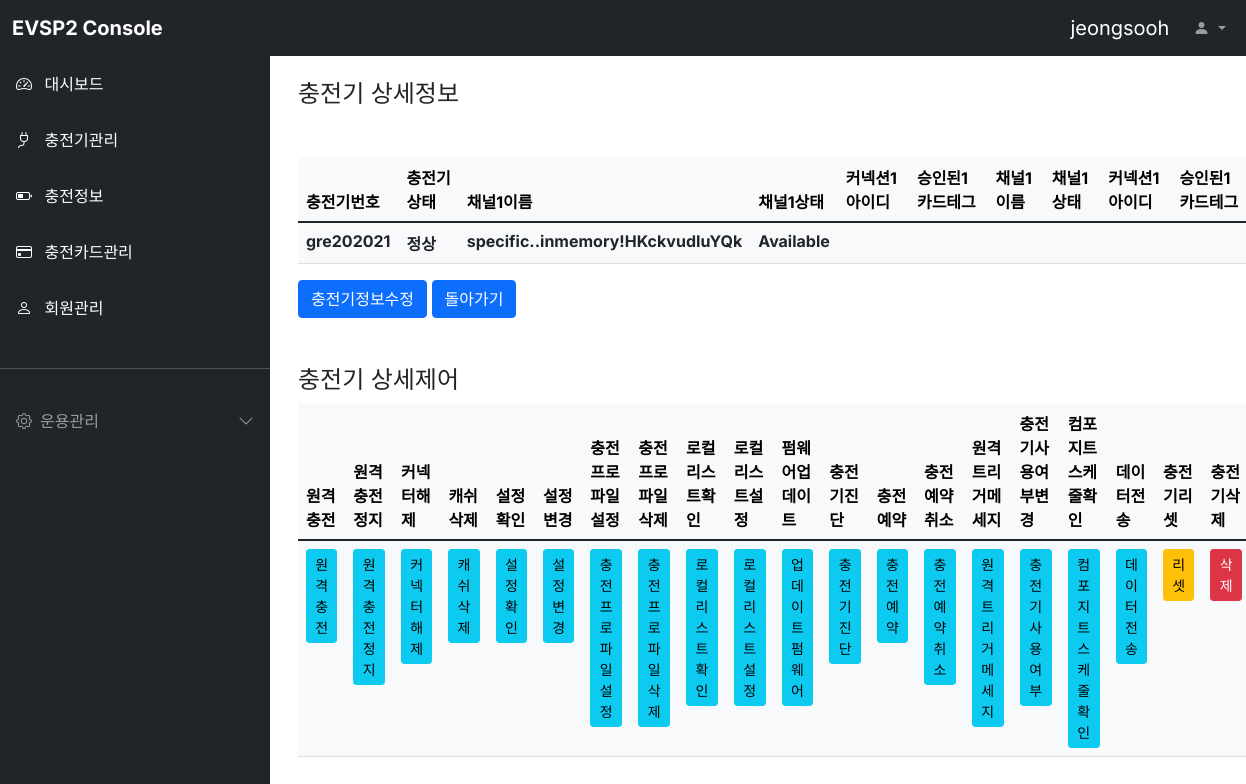
The app's page /clients/1/ (signed in), older data.
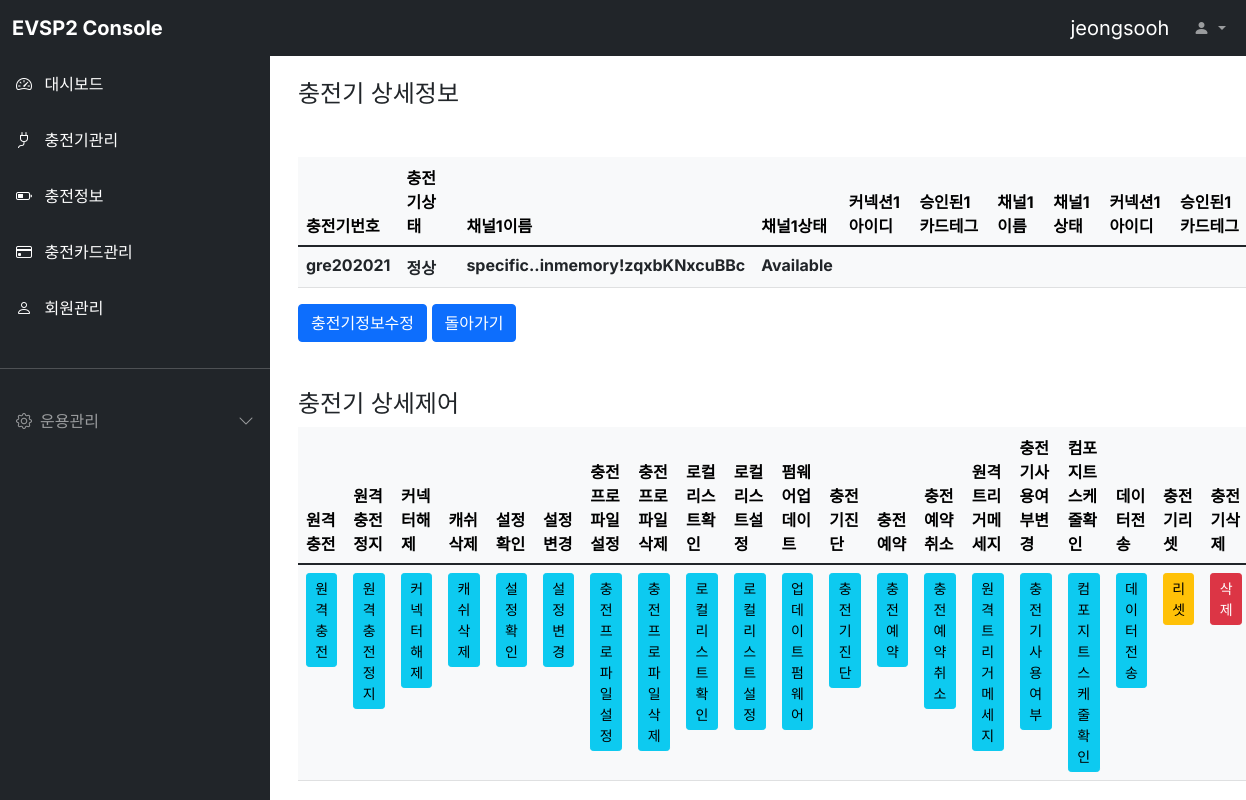
The same page, newer data.
### clients/models.py (models this page shows, shortened)
class Clients(models.Model):
  cpnumber = models.CharField(max_length=64, blank=True, verbose_name='충전기번호')
  cpstatus = models.CharField(max_length=64, blank=True, verbose_name='충전기상태')
  check_dttm = models.DateTimeField(blank=True, null=True, verbose_name='확인일시')
  channel_name_1 = models.CharField(max_length=64, blank=True, verbose_name='채널1이름')
  channel_status_1 = models.CharField(max_length=64, blank=True, verbose_name='채널1상태')
  connection_id_1 = models.CharField(max_length=256, blank=True, null=True, verbose_name='커넥션1아이디')
  authorized_tag_1 = models.CharField(max_length=64, blank=True, verbose_name='승인된1카드테그')
  channel_name_2 = models.CharField(max_length=64, blank=True, verbose_name='채널2이름')
  channel_status_2 = models.CharField(max_length=64, blank=True, verbose_name='채널2상태')
  connection_id_2 = models.CharField(max_length=256, blank=True, verbose_name='커넥션2아이디')
  authorized_tag_2 = models.CharField(max_length=64, blank=True, verbose_name='승인된2카드테그')
  class Meta:
    db_table = 'evsp2_clients'
    verbose_name = '충전기채널'
    verbose_name_plural = '충전기채널'

### clients/views.py (the view)
# urls.py: path('<int:pk>/', views.ClientsDetail.as_view()),
class ClientsDetail(DetailView):
  template_name='clients_detail.html'
  queryset = Clients.objects.all()
  context_object_name = 'clients'
  def get_context_data(self, **kwargs):
    context = super().get_context_data(**kwargs)
    user_id = self.request.session['user']
    context['loginuser'] = user_id
    return context

### clients/templates/clients_detail.html (shortened to what the changed rows need)
{% extends "base.html" %}
{% block head %}
<link rel="stylesheet" href="../../../static/style.css" />
{% endblock %}
{% block contents %}
<div class="container mt-3 mx-3">
  <div class="row mt-5">
    <div class="col-12">
      <table class="table table-light">
        <thead class="thead-light">
          <tr>
            <th scope="col">충전기번호</th>
            <th scope="col">충전기상태</th>
            <th scope="col">채널1이름</th>
            <th scope="col">채널1상태</th>
            <th scope="col">커넥션1아이디</th>
            <th scope="col">승인된1카드테그</th>
            <th scope="col">채널1이름</th>
            <th scope="col">채널1상태</th>
            <th scope="col">커넥션1아이디</th>
            <th scope="col">승인된1카드테그</th>
          </tr>
        </thead>
        <tbody class="text-dark">
          <tr>
            <th>{{ clients.cpnumber }}</th>
            <th>{{ clients.cpstatus }}</th>
            <th>{{ clients.channel_name_1 }}</th>
            <th>{{ clients.channel_status_1 }}</th>
            <th>{{ clients.connection_id_1 }}</th>
            <th>{{ clients.authorized_tag_1 }}</th>
            <th>{{ clients.channel_name_2 }}</th>
            <th>{{ clients.channel_status_2 }}</th>
            <th>{{ clients.connection_id_2 }}</th>
            <th>{{ clients.authorized_tag_2 }}</th>
          </tr>
        </tbody>
      </table>
    </div>
  </div>
  <div class="row mt-5">
    <div class="col-12">
      <table class="table table-light">
        <thead class="thead-light">
          <tr>
            <th scope="col">원격충전</th>
            <th scope="col">원격충전정지</th>
            <th scope="col">커넥터해제</th>
            <th scope="col">캐쉬삭제</th>
            <th scope="col">설정확인</th>
            <th scope="col">설정변경</th>
            <th scope="col">충전프로파일설정</th>
            <th scope="col">충전프로파일삭제</th>
            <th scope="col">로컬리스트확인</th>
            <th scope="col">로컬리스트설정</th>
            <th scope="col">펌웨어업데이트</th>
            <th scope="col">충전기진단</th>
            <th scope="col">충전예약</th>
            <th scope="col">충전예약취소</th>
            <th scope="col">원격트리거메세지</th>
            <th scope="col">충전기사용여부변경</th>
            <th scope="col">컴포지트스케줄확인</th>
            <th scope="col">데이터전송</th>
            <th scope="col">충전기리셋</th>
            <th scope="col">충전기삭제</th>
          </tr>
        </thead>
        <tbody class="text-dark">
          <tr>
            <th><a class="btn btn-primary btn-sm btn-info" id="clients-{{ clients.id }}"
              href="/clients/{{ clients.id }}/remo_scs_cpf" target="_self">원격충전</a></th>
            <th><a class="btn btn-primary btn-sm btn-info" id="clients-{{ clients.id }}"
              href="/clients/{{ clients.id }}/remo_stop_cs" target="_self">원격충전정지</a></th>
            <th><a class="btn btn-primary btn-sm btn-info" id="clients-{{ clients.id }}"
              href="/clients/{{ clients.id }}/unlock_connector" target="_self">커넥터해제</a></th>
            <th><a class="btn btn-primary btn-sm btn-info" id="clients-{{ clients.id }}"
              href="/clients/{{ clients.id }}/clearcache" target="_self">캐쉬삭제</a></th>
            <th><a class="btn btn-primary btn-sm btn-info" id="clients-{{ clients.id }}"
              href="/clients/{{ clients.id }}/getconf" target="_self">설정확인</a></th>
            <th><a class="btn btn-primary btn-sm btn-info" id="clients-{{ clients.id }}"
              href="/clients/{{ clients.id }}/setconf" target="_self">설정변경</a></th>
            <th><a class="btn btn-primary btn-sm btn-info" id="clients-{{ clients.id }}"
              href="/clients/{{ clients.id }}/setchargingprofile" target="_self">충전프로파일설정</a></th>
            <th><a class="btn btn-primary btn-sm btn-info" id="clients-{{ clients.id }}"
              href="/clients/{{ clients.id }}/clearchargingprofile" target="_self">충전프로파일삭제</a></th>
            <th><a class="btn btn-primary btn-sm btn-info" id="clients-{{ clients.id }}"
              href="/clients/{{ clients.id }}/getlocallistversion" target="_self">로컬리스트확인</a></th>
            <th><a class="btn btn-primary btn-sm btn-info" id="clients-{{ clients.id }}"
              href="/clients/{{ clients.id }}/sendlocallist" target="_self">로컬리스트설정</a></th>
            <th><a class="btn btn-primary btn-sm btn-info" id="clients-{{ clients.id }}"
              href="/clients/{{ clients.id }}/updatefirmware" target="_self">업데이트펌웨어</a></th>
            <th><a class="btn btn-primary btn-sm btn-info" id="clients-{{ clients.id }}"
              href="/clients/{{ clients.id }}/getdiagnostics" target="_self">충전기진단</a></th>
            <th><a class="btn btn-primary btn-sm btn-info" id="clients-{{ clients.id }}"
              href="/clients/{{ clients.id }}/reservenow" target="_self">충전예약</a></th>
            <th><a class="btn btn-primary btn-sm btn-info" id="clients-{{ clients.id }}"
              href="/clients/{{ clients.id }}/cancelreservation" target="_self">충전예약취소</a></th>
            <th><a class="btn btn-primary btn-sm btn-info" id="clients-{{ clients.id }}"
              href="/clients/{{ clients.id }}/triggermessage" target="_self">원격트리거메세지</a></th>
            <th><a class="btn btn-primary btn-sm btn-info" id="clients-{{ clients.id }}"
              href="/clients/{{ clients.id }}/changeavailable" target="_self">충전기사용여부</a></th>
            <th><a class="btn btn-primary btn-sm btn-info" id="clients-{{ clients.id }}"
              href="/clients/{{ clients.id }}/getcompositeschedule" target="_self">컴포지트스케줄확인</a></th>
            <th><a class="btn btn-primary btn-sm btn-info" id="clients-{{ clients.id }}"
              href="/clients/{{ clients.id }}/datatransfer" target="_self">데이터전송</a></th>
            <th><a class="btn btn-primary btn-sm btn-warning" id="clients-{{ clients.id }}"
              href="/clients/{{ clients.id }}/reset" target="_self">리셋</a></th>
            <th><a class="btn btn-primary btn-sm btn-danger" id="clients-{{ clients.id }}"
              href="/clients/{{ clients.id }}/delete" target="_self">삭제</a></th>
          </tr>
        </tbody>
      </table>
    </div>
  </div>
</div>
{% endblock %}

Row changes from the older to the newer data that the page shows:
changed Clients "gre202021": channel_name_1 "specific..inmemory!HKckvudIuYQk" → "specific..inmemory!zqxbKNxcuBBc"
